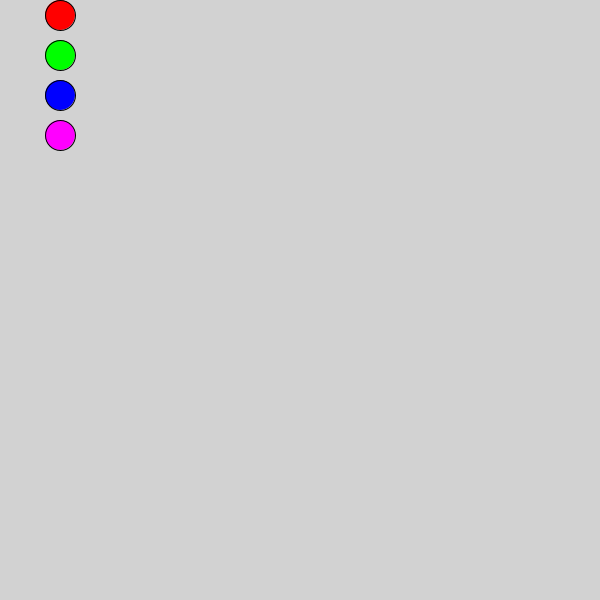
Frame 1 (no input)
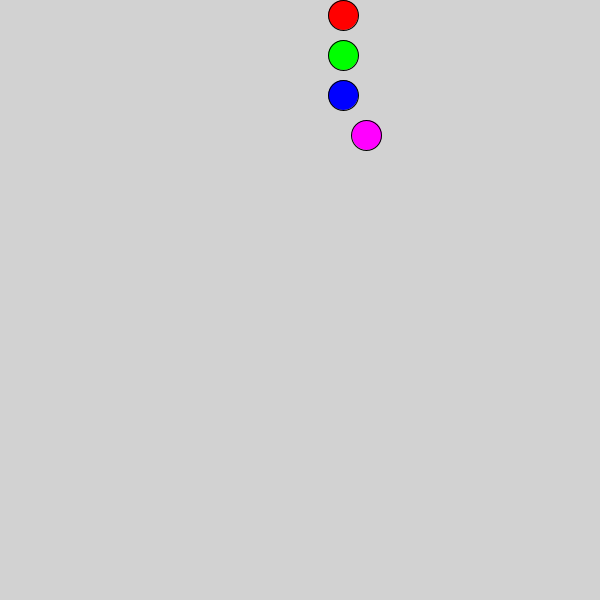
Frame 60 (the mouse pressed at the canvas centre just before this capture)
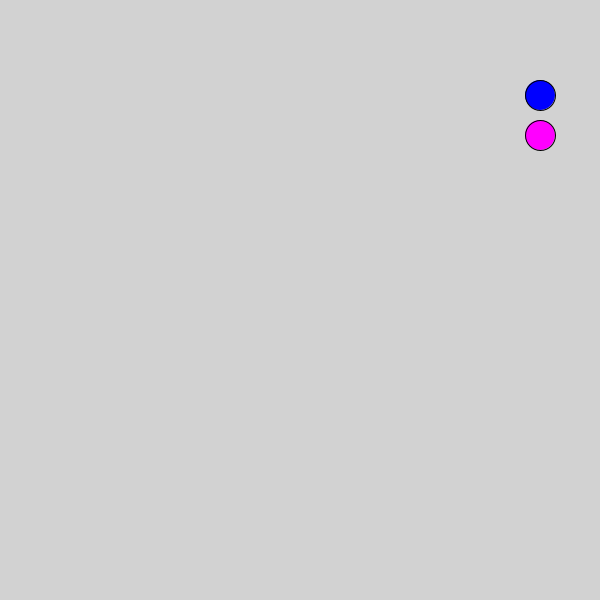
Frame 120 (the mouse held since frame 60 and released just before this capture)

The Processing sketch that drew these frames (run headless with seeded random() and noise(); from frame 60 on, the mouse is pressed at the canvas centre):

// Processing sketch: handson_lerp
// ── handson_lerp.pde
float t1, t2, tvalue = 0.0;
float i, j = 0.0;
float stepSize = 100.0;
float xOut, xOutCos = 0.0;

void setup () 
{
  size(600, 600);
}

void draw() 
{
  
  background(210);
   
  int x1 = 60;
  int x2 = 540;
  
  // lerp method
  if (i <= 100.0)
  {
    t1 = i/100.0;
    float x = lerp(x1, x2, t1);
    fill(255,0,0);
    ellipse(x, 15, 30, 30);
    i++;
  }
  
  // general lin interp equation
  if (j <= 100.0)
  {
    t2 = j/100.0;
    float lerpX = (x1*(1-t2)) + (x2*t2);
    fill(0,255,0);
    ellipse(lerpX, 55, 30, 30);
    j++;
  }
  
  // move methods
  stepSize = 100.0;
  
  xOut = moveLerp(x1,x2,tvalue,stepSize);
  fill(0,0,255);
  ellipse(xOut, 95, 30, 30);
  
  xOutCos = moveCosLerp(x1,x2,tvalue,stepSize);
  fill(255,0,255);
  ellipse(xOutCos, 135, 30, 30);
  
  tvalue++;
}

float moveLerp(float v0, float v1, float t3, float step)
{
  float returnX = 0.0;
  if (t3 <= step)
  {
    returnX = lerp(v0,v1,t3/step); // (v0*(1-t3)) + (v1*t3)
  }
  else
  {
    returnX = v1;
  }
  return returnX;
}

float moveCosLerp(float v0, float v1, float t3, float step)
{
  float returnX = 0.0;
  if (t3 <= step)
  {
    float tCos = (1-cos(PI*(t3/step)))/2;
    returnX = lerp(v0,v1,tCos); // (v0*(1-t3)) + (v1*t3)
  }
  else
  {
    returnX = v1;
  }
  return returnX;
}
